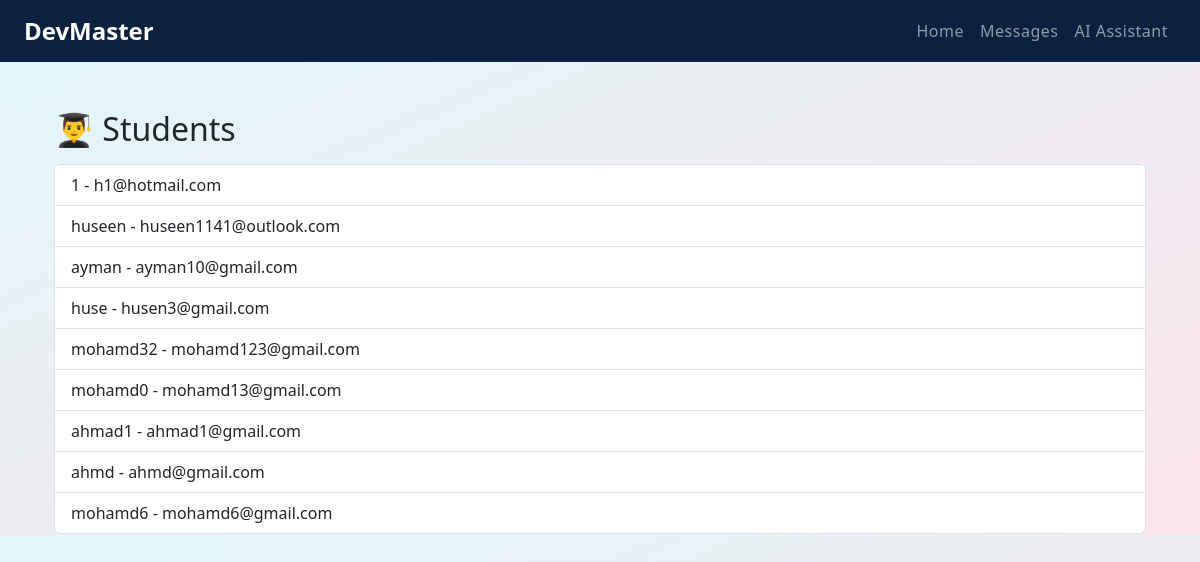
/students/, run on an earlier commit of the app's database.
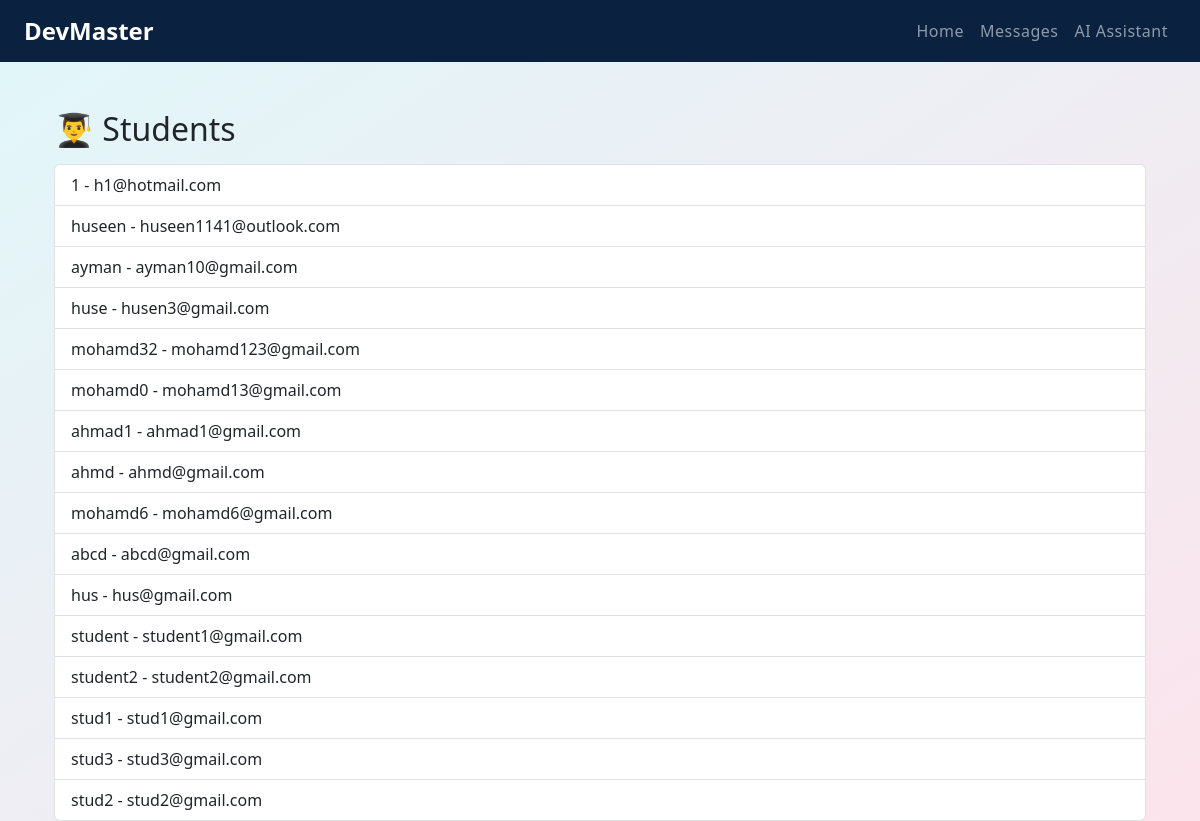
And on a later commit of the database.
### users/models.py (models this page shows, shortened)
class Student(models.Model):
    user = models.OneToOneField(User, on_delete=models.CASCADE)
    bio = models.TextField(blank=True, null=True)
    learning_level = models.ForeignKey(LearningLevel, on_delete=models.SET_NULL, null=True)

### users/views.py (the view)
# urls.py: path('students/', views.view_students, name='view_students'),
def view_students(request):
    students = Student.objects.all()
    return render(request, 'users/view_students.html', {'students': students})

### users/templates/users/view_students.html (shortened to what this page needs)
{% extends 'base.html' %}
{% block content %}
<div class="container mt-5">
    <h2>👨‍🎓 Students</h2>
    <ul class="list-group mt-3">
        {% for student in students %}
        <li class="list-group-item">
            {{ student.user.username }} - {{ student.user.email }}
        </li>
        {% endfor %}
    </ul>
</div>
{% endblock %}

What changed in the data, as far as the page shows it:
added Student: user.username "abcd", user.email "abcd@gmail.com"
added Student: user.username "hus", user.email "hus@gmail.com"
added Student: user.username "student", user.email "student1@gmail.com"
added Student: user.username "student2", user.email "student2@gmail.com"
added Student: user.username "stud1", user.email "stud1@gmail.com"
added Student: user.username "stud3", user.email "stud3@gmail.com"
added Student: user.username "stud2", user.email "stud2@gmail.com"
